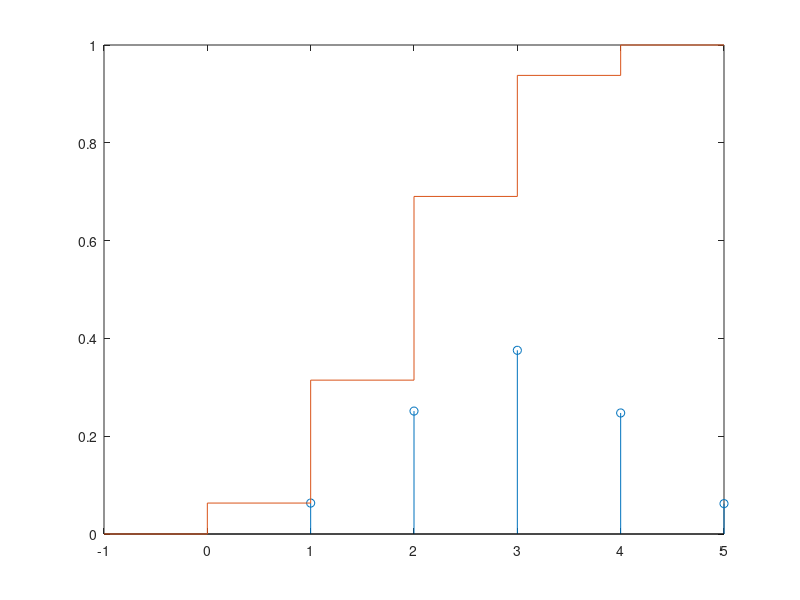

Here is the MATLAB script that generated this plot:
%3. Considere 4 lanc¸amentos de uma moeda equilibrada. Seja X a variavel aleat ´ oria representativa do ´
%numero de coroas observados nos ´ 4 lanc¸amentos.
%(a) Estime por simulac¸ao a func¸ ˜ ao massa de probabilidade ˜ pX(x) da variavel aleat ´ oria ´ X.
Nexp = 1e5;
nlan = 4;
exp = sum(rand(nlan, Nexp) < 0.5);

x = 0:nlan;
px = zeros(1, nlan+1);
for i = x
    px(i+1) = length( exp(exp==i) )/Nexp
end
stem(px)
hold on
stairs([-1, x, 5], cumsum([0, px, 0]))
hold off